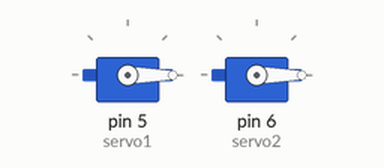
This sketch was run on a simulated Arduino Uno, built with avr-gcc and run on an emulated ATmega328P. Parts: 2 × servo.

Above: at 0.1 s.
At 17.05 s:
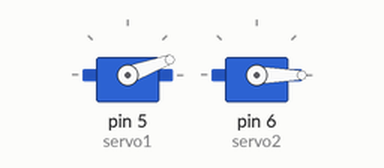
At 22.6 s:
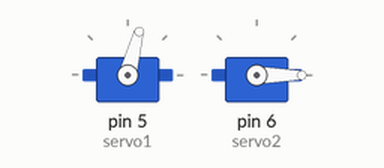
At 30.2 s:
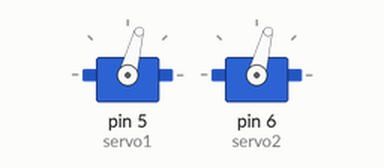
Timing chart, 0 to 31.7 s (numbered marks = the images above):
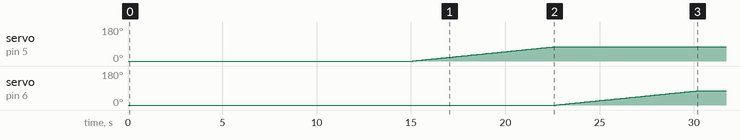

The sketch:

Servo.2.F.ino
```cpp
#include <Servo.h>

Servo servo1; //Declare Servo 1
Servo servo2; // Declare Servo 2

void setup() {
  servo1.attach(5);  //pin 5, signal l -black
  servo2.attach(6); //pin 6, signal 2 -red
  servo1.write(0); // puts 3 servos at Zero
  servo2.write(0); // Puts the other 3 at Zero
  delay(15000); // This line add 3 seconds of just waiting at Zero Position; 15 sec should be good here delay(15000)
}

void loop() {
  ///this section is for the first set of servos
  for (int pos1 = 0; pos1 <= 75; pos1 += 1) {
    servo1.write(pos1);
    delay(100); // rate of the ramping down for the first set of servos
  }
 ///this section is for the second set of servos
  for (int pos2 = 0; pos2 <= 75; pos2 += 1) {
    servo2.write(pos2);
    delay(100);// rate of the ramping down for the second set of servos
  }
  delay(30000); //once both ramps are down, stay down for X many seconds
}
```

Measured:
- by itself, servo on pin 5 (servo1), servo on pin 6 (servo2): moves from 0° to 75° over 7.4 s
